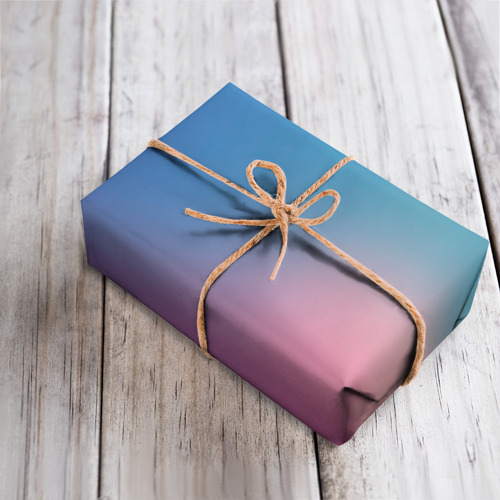
#> input picture images/book/book.jpg, 500 x 500 px
$ python main.py --source_file images/book/book.jpg --output_dir out
#> lines starting #> are read from the running program, lines starting #| are printed output that depends on the picture
#> in main, img is the input picture: shape (500, 500, 3); mean R, G, B 171.3, 168.2, 176.1
### lib.py
import numpy as np
import cv2 as cv

# Импортируем константы из конфига
from config import *


def calculate_sobel_sum(img_name):

#> called with img_name = 'images/book/book.jpg'
    img = cv.imread(img_name)

    height, width, color_count = img.shape
#> height = 500; width = 500; color_count = 3

    # Считаем функцию Собеля по координатам и корень из суммы квадратов
    sobel_x = cv.Sobel(img, cv.CV_64F, 1, 0, ksize=3)
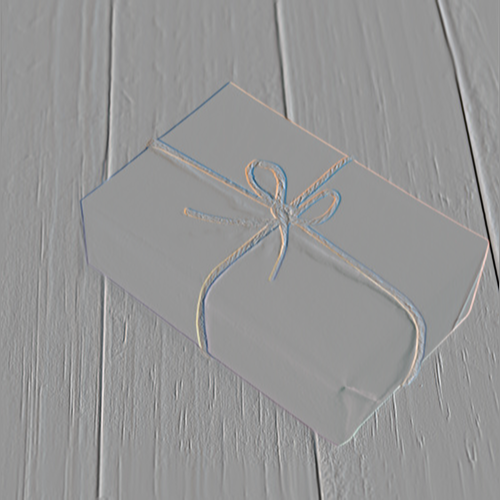
#> sobel_x: shape (500, 500, 3) float64; mean B, G, R 0.6, 0.5, 0.5; drawn with min black and max white
    sobel_y = cv.Sobel(img, cv.CV_64F, 0, 1, ksize=3)
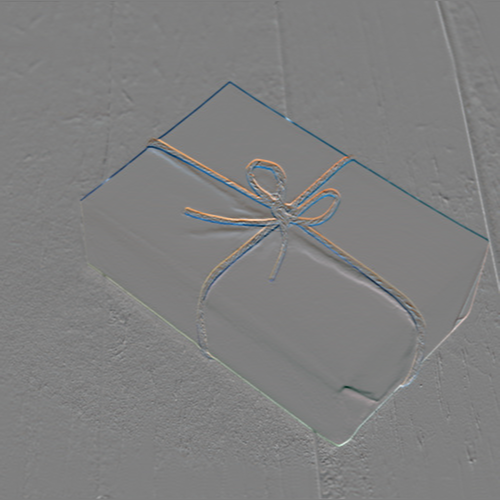
#> sobel_y: shape (500, 500, 3) float64; mean B, G, R -0.5, -0.4, -0.4; drawn with min black and max white
    sobel = np.ceil(np.sqrt(sobel_x * sobel_x + sobel_y * sobel_y))
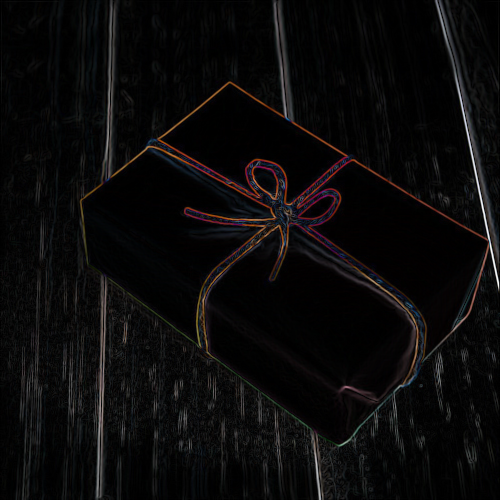
#> sobel: shape (500, 500, 3) float64; mean B, G, R 43.1, 42.7, 46.9; drawn with min black and max white

    sobel_sum = np.ceil(np.sqrt((sobel * sobel).sum(axis=2)))
    sobel_sum_mask = np.zeros_like(sobel_sum)
    for x in range(height):
        for y in range(width):
            # Сравниваем с константным значением
            if sobel_sum[x][y] > max_sobel_sum:
                sobel_sum_mask[x][y] = 1
#> sobel_sum_mask: shape (500, 500) float64; every value is 0
    return sobel_sum_mask


# [32 lines left out: functions get_mask_of_squares, apply_filter_on_image, not called in this run]

### main.py
from PIL import Image
import numpy as np

import lib


def main(img_name, output_dir):
    img = np.array(Image.open(img_name))
    # Считаем среднее квадратичное значений оператора Собеля на 3-х цветах
    sobel_sum_mask = lib.calculate_sobel_sum(img_name)

    # Применяем фильтр к промежуточному значению
    inter = lib.apply_filter_on_image(img, sobel_sum_mask)
    Image.fromarray(inter).save(f'{output_dir}/inter.jpg')

    # Находим "хорошие" квадраты
    mask_of_squares = lib.get_mask_of_squares(sobel_sum_mask)

    # Применяем фильтр к финальному значению
    final = lib.apply_filter_on_image(img, mask_of_squares)
    Image.fromarray(final).save(f'{output_dir}/final.jpg')


if __name__ == '__main__':
    import argparse

    parser = argparse.ArgumentParser(description='Create a ArcHydro schema')
    parser.add_argument('--source_file', metavar='path', required=True,
                        help='the path to workspace')
    parser.add_argument('--output_dir', metavar='path', required=True,
                        help='output directory')
    args = parser.parse_args()
#> (the run stopped early here; a loop or call above may not have finished)
